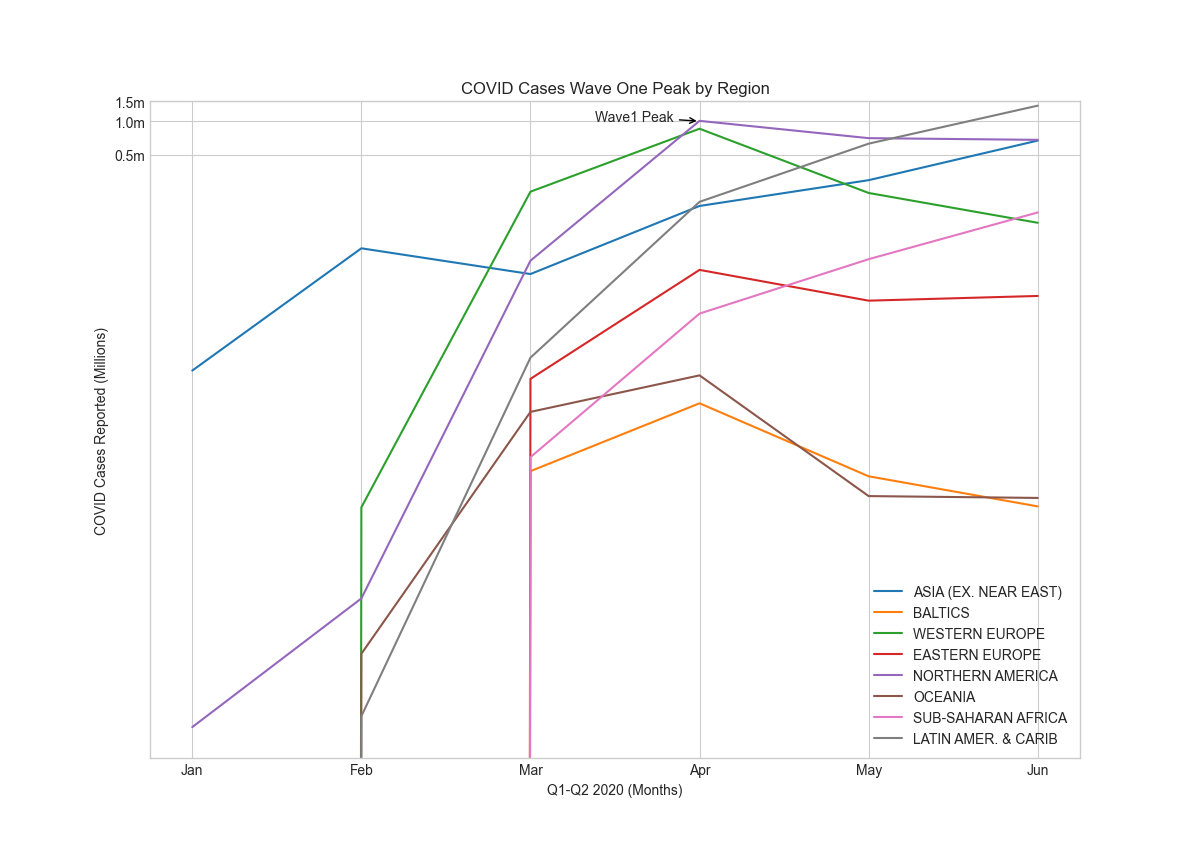

Reproduce this figure in Python.
import pandas as pd
import matplotlib.pyplot as plt

plt.style.use('seaborn-whitegrid')

data = pd.read_csv('RDCDFinal.csv', index_col=0)
Econ_cases=(data.pivot_table(values='Weekly_Cases', index='Month', columns='Region', aggfunc='sum', fill_value=0, margins=True))
# correct order of months
new_order=['Jan', 'Feb', 'Mar', 'Apr', 'May', 'Jun', 'Jul', 'Aug', 'Sep']
EconCases=Econ_cases.reindex(new_order, axis=0)


print(EconCases.columns)
fig, ax = plt.subplots(figsize=(12,10))
#seventies = climate_change["1970-01-01":"1979-12-31"]
#ax.plot(seventies.index, seventies["co2"])
h1 = EconCases["Jan":"Jun"]
ax.plot(h1.index, h1['ASIA (EX. NEAR EAST)'], label='ASIA (EX. NEAR EAST)')
ax.plot(h1.index, h1['BALTICS'], label='BALTICS')
ax.plot(h1.index, h1['WESTERN EUROPE'], label='WESTERN EUROPE')
ax.plot(h1.index, h1['EASTERN EUROPE'], label='EASTERN EUROPE')
ax.plot(h1.index, h1['NORTHERN AMERICA'], label='NORTHERN AMERICA')
ax.plot(h1.index, h1['OCEANIA'], label='OCEANIA')
ax.plot(h1.index, h1['SUB-SAHARAN AFRICA'], label='SUB-SAHARAN AFRICA')
ax.plot(h1.index, h1['LATIN AMER. & CARIB'], label='LATIN AMER. & CARIB')
#plt.xlim(1, 39) #to set the axis ...xlim for x axis
#plt.xticks([1000, 10000, 100000],['1k', '10k', '100k'])
plt.yscale('log')
plt.ylim(0, 1500000) #to set the axis ...xlim for x axis
plt.yticks([500000, 1000000, 1500000],['0.5m', '1.0m', '1.5m'])
ax.set_xlabel('Q1-Q2 2020 (Months)')
ax.set_ylabel("COVID Cases Reported (Millions)")
ax.set_title("COVID Cases Wave One Peak by Region")
ax.annotate('Wave1 Peak', xy=(3, 1000000),  xycoords='data',
                xytext=(-75, 0), textcoords='offset points',
                arrowprops=dict(arrowstyle="->"), wrap=True)
ax.annotate('Following weeks of stability, weekly case rates accelerate again', xy=(4.2, 2000000),  xycoords='data',
                xytext=(-50, 20), textcoords='offset points', wrap=True)
ax.legend()
plt.show()
fig.savefig('Wave One COVID Cases by Month by Region.png')
plt.close()
